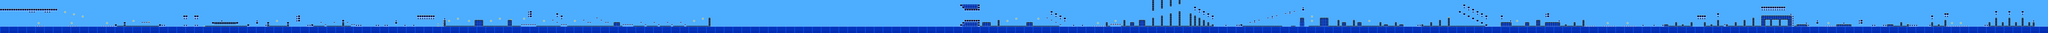

Rendered tile map (Tiled .tmx) drawn with the repository's tilesets; below, a short description and the map source with its tile grids summarised:
An orthogonal 928x15 tile map with 16x16 px tiles, 1 tile layer (Tile Layer 1).

<map version="1.10" tiledversion="1.10.2" orientation="orthogonal" renderorder="right-down" width="928" height="15" tilewidth="16" tileheight="16" infinite="0" nextlayerid="2" nextobjectid="1">
 <editorsettings>
  <export target="Room1.csv" format="csv" />
 </editorsettings>
 <tileset firstgid="1" source="famidash.tsx" />
 <layer id="1" name="Tile Layer 1" width="928" height="15">
  <data>[13920 cells, 13920 non-empty, 32 distinct tile ids]</data>
 </layer>
</map>
